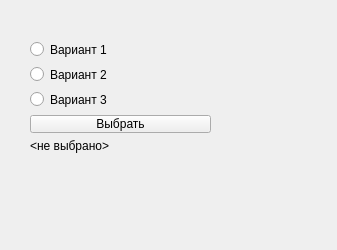
<?xml version="1.0" encoding="UTF-8"?>
<ui version="4.0">
 <class>Form</class>
 <widget class="QWidget" name="Form">
  <property name="geometry">
   <rect>
    <x>0</x>
    <y>0</y>
    <width>337</width>
    <height>250</height>
   </rect>
  </property>
  <property name="windowTitle">
   <string>Form</string>
  </property>
  <widget class="QWidget" name="verticalLayoutWidget">
   <property name="geometry">
    <rect>
     <x>30</x>
     <y>40</y>
     <width>181</width>
     <height>113</height>
    </rect>
   </property>
   <layout class="QVBoxLayout" name="verticalLayout">
    <item>
     <widget class="QRadioButton" name="radioButton_1">
      <property name="text">
       <string>Вариант 1</string>
      </property>
      <attribute name="buttonGroup">
       <string notr="true">buttonGroup</string>
      </attribute>
     </widget>
    </item>
    <item>
     <widget class="QRadioButton" name="radioButton_3">
      <property name="text">
       <string>Вариант 2</string>
      </property>
      <attribute name="buttonGroup">
       <string notr="true">buttonGroup</string>
      </attribute>
     </widget>
    </item>
    <item>
     <widget class="QRadioButton" name="radioButton_4">
      <property name="text">
       <string>Вариант 3</string>
      </property>
      <attribute name="buttonGroup">
       <string notr="true">buttonGroup</string>
      </attribute>
     </widget>
    </item>
    <item>
     <widget class="QPushButton" name="pushButton">
      <property name="text">
       <string>Выбрать</string>
      </property>
     </widget>
    </item>
    <item>
     <widget class="QLabel" name="label">
      <property name="text">
       <string>&lt;не выбрано&gt;</string>
      </property>
     </widget>
    </item>
   </layout>
  </widget>
 </widget>
 <resources/>
 <connections/>
 <buttongroups>
  <buttongroup name="buttonGroup"/>
 </buttongroups>
</ui>
